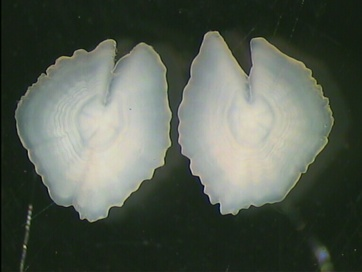
#> input picture photos/Bios/GUU-Deneb-Amo2-21Jan08-104-26,2-1,6-0,5.jpg, 362 x 272 px, shrunk from 764 x 574 before the run, found by its file name
$ jupyter execute --allow-errors progress_report.ipynb
#> lines starting #> are read from the running program, lines starting #| are printed output that depends on the picture
[cell 1]
import os
import matplotlib.pyplot as plt
import skimage
import numpy as np
from scipy import ndimage as ndi
from skimage import io
import pandas as pd
import scipy
import cv2

[cell 2]
dados = pd.DataFrame()
# importa nome dos ficheiros
lista = []
for file in os.listdir('photos/bios'):
    lista.append(file)
dados['file'] = lista
# extrai atributos dos ficheiros com base nos nomes
res = []
for name in dados['file']:
    res.append(name.split('-'))

dados['Lt'] = [item[5] for item in res]
dados['Lt'] = dados['Lt'].apply(lambda x: float(x.split()[0].replace(',','.')))
dados['month'] = [item[3][2:5] for item in res]
dados['semester'] = ['S1' if month in ['Jan', 'Fev', 'Mar', 'Abr', 'Mai', 'Jun'] else 'S2' for month in dados['month']]
# prepara idades
dados['age'] = 0
#limpeza
del lista, res

#> (a cell that did not finish here is left out)

#> (a cell that did not finish here is left out)

# Função: Prototipo 1:

[cell 5]
def suavizador(perfil:list, h=3):
    res = np.convolve(perfil, np.ones(h), "valid")/h
    return res

# [42 lines left out: functions deriv, conta_transicoes, drop_falsos, drop_falsos_reverse, not called in this run]

def distanciador(lista: list):
    res = [lista[indice + 1] - lista[indice] for indice in range(len(lista) - 1)]
    return res

[cell 6]
def processador(imagem,
                plot:bool=True,
                plot_aneis:bool = False,
                semester = 'S1',
                kernel:int = 101,
                outward:bool = True,
                smooth:int = 3,
                perf_deriv:int =1,
                layer:str = "raw",
                perfil:str = 'raw'):

    if layer == 'raw':
        colapsado = skimage.color.rgb2gray(imagem)
    elif layer == 'red':
        colapsado = imagem[:,:,0]/255

    # prepara histograma para desenhar imagem
    histogram, bin_edges = np.histogram(colapsado, bins=100, range=(0, 1))

    # detecta a borda e cria uma mascara
    markers = np.zeros_like(colapsado)
    markers[colapsado < 0.1] = 1 # como determinar este valor?
    markers[colapsado> 0.8] = 2 # como determinar este valor?

    edge = skimage.filters.sobel(colapsado)
    segmentation_edge = skimage.segmentation.watershed(edge, markers)

        # identifica o objecto maior
    otolito = skimage.filters.apply_hysteresis_threshold(colapsado*segmentation_edge, high = 0.6, low = 0.4) # validar valores
    labeled = ndi.label(otolito)[0]

    # identifica o centroide
    largest_nonzero_label = np.argmax(np.bincount(labeled[labeled > 0]))
    binary = labeled == largest_nonzero_label
    skeleton = skimage.morphology.skeletonize(binary)
    g, nodes = skimage.graph.pixel_graph(skeleton, connectivity=2)
    px, distances = skimage.graph.central_pixel(
    g, nodes=nodes, shape=skeleton.shape, partition_size=100)

    centroid = skimage.measure.centroid(labeled > 0)

    # identifica a borda pixel a pixel
    borda = skimage.measure.find_contours(binary) # em vez de segmentation edge?

    # calcula extremo do rostro
    origin_x, origin_y = px[1], px[0]
    res = []
    for array in borda:
        for line in array:
            res.append(line.tolist())

    distancia = []
    for item in res:
        distancia.append(np.sqrt((origin_y-item[1])**2 + (origin_x-item[0])**2))
    max_index = distancia.index(max(distancia))
    extremo = res[max_index]
    origin = [origin_x, extremo[1]]
    dest = [origin_y,extremo[0]]

    # Versao smoothed da imagem
    hpf = colapsado - cv2.GaussianBlur(colapsado,(kernel,kernel),0)

    # linha de perfil a partir do centroide - pode ser feita a partir do colapsado ou do hpf
    profile = skimage.measure.profile_line(colapsado, src = (origin_y, origin_x), dst = (extremo[0],extremo[1]))
    profile_hpf = skimage.measure.profile_line(hpf, src = (origin_y, origin_x), dst = (extremo[0],extremo[1]))

    # histograma do perfil; intuiçao para smoothing
    p_hist, p_bin = np.histogram(profile, bins=255, range=(0, 1))

    #contagem de aneis
    if perfil == 'raw':
        smoothed = suavizador(profile, smooth)
    else:
        smoothed = suavizador(profile_hpf, smooth)

    smoothed_deriv = deriv(smoothed, ordem= perf_deriv)

    _,transicoes,bordo = conta_transicoes(smoothed_deriv)

    # começa aqui a nova funcao
    valid = np.ones_like(transicoes)
    transicoes_validas = transicoes.copy()
    print(transicoes_validas)

    contador = 0
    while contador <= len(transicoes):
        diff = distanciador(transicoes_validas)
        #print(f'diff = {diff}')
        if outward:
            valid = drop_falsos(diff, valid)
        else:
            valid = drop_falsos_reverse(diff, valid)
        transicoes_validas = [transicoes_validas[i] * valid[i] for i in range(len(transicoes_validas))]
        transicoes_validas = [i for i in transicoes_validas if i != 0]
        valid = np.ones_like(transicoes_validas)
        #print(transicoes_validas)
        contador += 1

    if bordo == 'O-H' and semester == 'S1':
        bordo = 1
    else:
        bordo = 0

    age = 0
    for i in transicoes_validas:
        if i != 0:
            age +=1
    age += bordo

    # visualização de alguns picos
    picos = scipy.signal.find_peaks(smoothed, prominence = 0.012) # manipular distance e width
    vales = scipy.signal.find_peaks(smoothed*-1, prominence = 0.012)

    # plots
    if plot:
        f, ax = plt.subplots(3,3, figsize = (40,20))
        # imagem original em grayscale
        ax[0,0].imshow(colapsado, cmap = plt.cm.gray)
        # imagem original depois de retirar o fundo por watershed
        ax[0,1].imshow(colapsado * mascara, cmap = plt.cm.gray)
        # histograma da imagem original
        ax[0,2].plot(bin_edges[0:-1], histogram)
        # regiao do otolito determinada por hysteresis
        ax[1,0].imshow(otolito, cmap = plt.cm.gray)
        # centroide, borda e linha de perfil do otolito

        #ax[1,1].imshow(skimage.color.label2rgb(skeleton, colapsado*mascara)) # versao original com mascara
        ax[1,1].imshow(colapsado, cmap = plt.cm.gray)
        ax[1,1].plot(origin, dest, linewidth = 5, color = 'r')
        ax[1,1].scatter(px[1], px[0], label='graph center')
        ax[1,1].scatter(centroid[1], centroid[0], label='centroid')
        ax[1,1].legend()
        ax[1,1].set_axis_off()
        ax[1,1].set_title('graph center vs centroid')
        for contour in borda:
            ax[1,1].plot(contour[:, 1], contour[:, 0], linewidth=4, color = 'r')

        # perfil desenhado do otolito
        ax[1,2].plot(profile)
        # histograma do perfil
        #ax[2,0].plot(p_bin[0:-1], p_hist)

        ax[2,1].imshow(hpf, cmap = plt.cm.gray)
        ax[2,1].plot(origin, dest, linewidth = 5, color = 'r')
        ax[2,1].scatter(px[1], px[0], label='graph center')
        ax[2,1].scatter(centroid[1], centroid[0], label='centroid')
        ax[2,1].legend()
        ax[2,1].set_axis_off()
        ax[2,1].set_title('graph center vs centroid')
        for contour in borda:
            ax[2,1].plot(contour[:, 1], contour[:, 0], linewidth=4, color = 'r')

        ax[2,2].plot(profile_hpf)
        # histograma do perfil
        #ax[2,0].plot(p_bin[0:-1], p_hist)

        ax[2,0].plot(smoothed)
        for pico in picos[0]:
            ax[2,0].vlines(x = pico, ymin = smoothed.min(), ymax= smoothed.max(), color = 'r')
        for vale in vales[0]:
            ax[2,0].vlines(x = vale, ymin = smoothed.min(), ymax= smoothed.max(), color = 'g')

    if plot_aneis:

        fig, ax = plt.subplots()
        if perfil == 'raw':
            ax.imshow(colapsado, cmap = plt.cm.gray)
        else:
            ax.imshow(hpf, cmap = plt.cm.gray)
        ax.plot(origin, dest, linewidth = 5, color = 'r')
        ax.scatter(px[1], px[0], label='graph center')
        # [4 lines of commented-out code are left out]
        for contour in borda:
            ax.plot(contour[:, 1], contour[:, 0], linewidth=4, color = 'r')
        dist = 0
        for anel in transicoes:
            dist = anel
            circulo = plt.Circle((px[1], px[0]), radius=dist, color='yellow', fill = False)
            ax.add_patch(circulo)
        dist = 0
        for anel in transicoes_validas:
            dist = anel
            circulo = plt.Circle((px[1], px[0]), radius=dist, color='green', fill = False)
            ax.add_patch(circulo)

    print(f'idade estimada é {age} e o bordo é {bordo}')
    return age

#> (a cell that did not finish here is left out)

https://scikit-image.org/docs/stable/auto_examples/segmentation/plot_regionprops.html
http://olgahernand.free.fr/gallery_scripts/html/figure_python/von_Bertalanffy_plots.html

# ensaio de contagem de aneis

[cell 8]
leituras = []
#> leituras = []
#> (the rest of this cell did not finish here and is left out)

#> in processador, `colapsado = imagem[:,:,0]/255`:
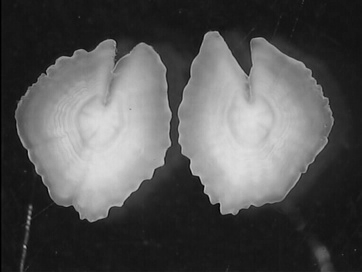
#> colapsado: shape (272, 362) float64; min 0, max 0.875, mean 0.329
#> in processador, `histogram, bin_edges = np.histogram(colapsado, bins=100, range=(0, 1))`: histogram = 100 values, max 19519 at index 9, min 0 at index 88, mean 984.6; bin_edges = 101 values from 0 to 1
#> in processador, `edge = skimage.filters.sobel(colapsado)`:
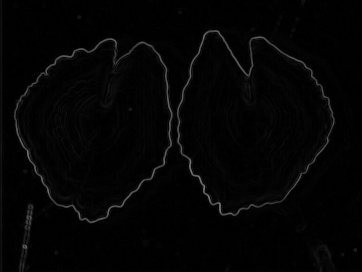
#> edge: shape (272, 362) float64; min 0, max 0.491, mean 0.018
    leituras.append(idade)

Validaçao e modelo de crescimento

#> (a cell that did not finish here is left out)

[cell 10]
dados.to_csv('leituras.csv')

[cell 11]
leituras_rev = []
#> (the rest of this cell did not finish here and is left out)
